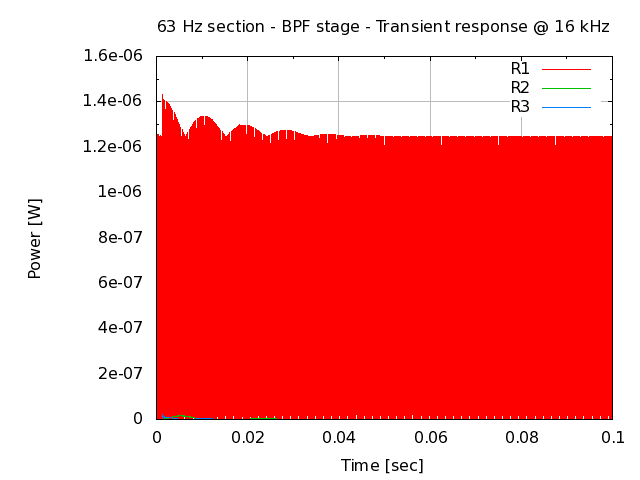

This chart was generated by the following gnuplot code:
# setup terminal
set term png

# setup graph
set output "26.000.00.02.22.png"
set title "63 Hz section - BPF stage - Transient response @ 16 kHz"

# setup Y-axis
# set yrange [-15:15]
set grid ytics lt 1 lw 1 lc rgb "#bbbbbb"
set mytics
set ylabel "Power [W]"

# setup X-axis
set grid xtics lt 1 lw 1 lc rgb "#bbbbbb"
set mxtics
set  xrange [0:0.1]
set xlabel "Time [sec]"

# setup plot style
set style data lines
plot '26.000.00.02.22.dat' using 1:2 title "R1", \
     '26.000.00.02.22.dat' using 1:3 title "R2", \
     '26.000.00.02.22.dat' using 1:4 title "R3"

# set output back to default
set output

# reset terminal type
set terminal pop
